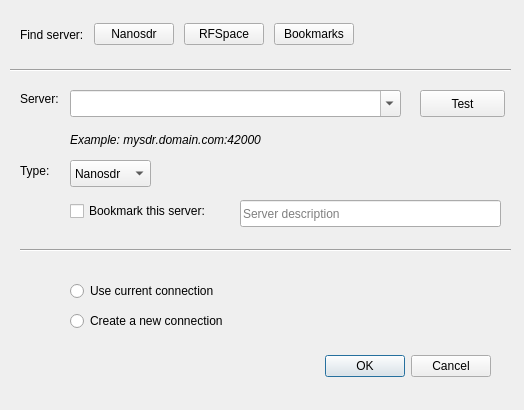
<?xml version="1.0" encoding="UTF-8"?>
<ui version="4.0">
 <class>ServerDialog</class>
 <widget class="QDialog" name="ServerDialog">
  <property name="geometry">
   <rect>
    <x>0</x>
    <y>0</y>
    <width>524</width>
    <height>410</height>
   </rect>
  </property>
  <property name="windowTitle">
   <string>Connect to server</string>
  </property>
  <widget class="QDialogButtonBox" name="buttonBox">
   <property name="geometry">
    <rect>
     <x>40</x>
     <y>350</y>
     <width>451</width>
     <height>32</height>
    </rect>
   </property>
   <property name="orientation">
    <enum>Qt::Horizontal</enum>
   </property>
   <property name="standardButtons">
    <set>QDialogButtonBox::Cancel|QDialogButtonBox::Ok</set>
   </property>
  </widget>
  <widget class="QLabel" name="label">
   <property name="geometry">
    <rect>
     <x>20</x>
     <y>90</y>
     <width>55</width>
     <height>17</height>
    </rect>
   </property>
   <property name="text">
    <string>Server:</string>
   </property>
  </widget>
  <widget class="QComboBox" name="serverAddrCombo">
   <property name="geometry">
    <rect>
     <x>70</x>
     <y>90</y>
     <width>331</width>
     <height>27</height>
    </rect>
   </property>
   <property name="toolTip">
    <string>&lt;html&gt;&lt;head/&gt;&lt;body&gt;&lt;p&gt;Enter server IP or host name and the port number, for example:&lt;/p&gt;&lt;p&gt;10.129.1.30:42000&lt;/p&gt;&lt;p&gt;mysdr.domain.com:42000&lt;/p&gt;&lt;/body&gt;&lt;/html&gt;</string>
   </property>
   <property name="statusTip">
    <string>Enter server hostname or IP and port number</string>
   </property>
   <property name="editable">
    <bool>true</bool>
   </property>
  </widget>
  <widget class="QLabel" name="label_2">
   <property name="geometry">
    <rect>
     <x>70</x>
     <y>130</y>
     <width>281</width>
     <height>20</height>
    </rect>
   </property>
   <property name="font">
    <font>
     <italic>true</italic>
    </font>
   </property>
   <property name="text">
    <string>Example: mysdr.domain.com:42000</string>
   </property>
   <property name="alignment">
    <set>Qt::AlignLeading|Qt::AlignLeft|Qt::AlignVCenter</set>
   </property>
  </widget>
  <widget class="QPushButton" name="testButton">
   <property name="geometry">
    <rect>
     <x>420</x>
     <y>90</y>
     <width>85</width>
     <height>27</height>
    </rect>
   </property>
   <property name="toolTip">
    <string>Test connection to server</string>
   </property>
   <property name="statusTip">
    <string>Test connection to server</string>
   </property>
   <property name="text">
    <string>Test</string>
   </property>
  </widget>
  <widget class="QLabel" name="label_3">
   <property name="geometry">
    <rect>
     <x>20</x>
     <y>160</y>
     <width>41</width>
     <height>21</height>
    </rect>
   </property>
   <property name="text">
    <string>Type:</string>
   </property>
  </widget>
  <widget class="QComboBox" name="serverTypeCombo">
   <property name="geometry">
    <rect>
     <x>70</x>
     <y>160</y>
     <width>81</width>
     <height>27</height>
    </rect>
   </property>
   <item>
    <property name="text">
     <string>Nanosdr</string>
    </property>
   </item>
   <item>
    <property name="text">
     <string>RFSpace</string>
    </property>
   </item>
  </widget>
  <widget class="Line" name="line">
   <property name="geometry">
    <rect>
     <x>10</x>
     <y>60</y>
     <width>501</width>
     <height>20</height>
    </rect>
   </property>
   <property name="orientation">
    <enum>Qt::Horizontal</enum>
   </property>
  </widget>
  <widget class="Line" name="line_2">
   <property name="geometry">
    <rect>
     <x>20</x>
     <y>240</y>
     <width>491</width>
     <height>20</height>
    </rect>
   </property>
   <property name="orientation">
    <enum>Qt::Horizontal</enum>
   </property>
  </widget>
  <widget class="QCheckBox" name="checkBox">
   <property name="geometry">
    <rect>
     <x>70</x>
     <y>200</y>
     <width>161</width>
     <height>22</height>
    </rect>
   </property>
   <property name="text">
    <string>Bookmark this server:</string>
   </property>
  </widget>
  <widget class="QRadioButton" name="radioButton">
   <property name="geometry">
    <rect>
     <x>70</x>
     <y>310</y>
     <width>211</width>
     <height>22</height>
    </rect>
   </property>
   <property name="text">
    <string>Create a new connection</string>
   </property>
  </widget>
  <widget class="QRadioButton" name="radioButton_2">
   <property name="geometry">
    <rect>
     <x>70</x>
     <y>280</y>
     <width>181</width>
     <height>22</height>
    </rect>
   </property>
   <property name="text">
    <string>Use current connection</string>
   </property>
  </widget>
  <widget class="QLineEdit" name="lineEdit">
   <property name="geometry">
    <rect>
     <x>240</x>
     <y>200</y>
     <width>261</width>
     <height>27</height>
    </rect>
   </property>
   <property name="maxLength">
    <number>64</number>
   </property>
   <property name="placeholderText">
    <string>Server description</string>
   </property>
  </widget>
  <widget class="QWidget" name="">
   <property name="geometry">
    <rect>
     <x>20</x>
     <y>20</y>
     <width>481</width>
     <height>29</height>
    </rect>
   </property>
   <layout class="QHBoxLayout" name="horizontalLayout">
    <property name="spacing">
     <number>10</number>
    </property>
    <item>
     <widget class="QLabel" name="label_4">
      <property name="text">
       <string>Find server:</string>
      </property>
     </widget>
    </item>
    <item>
     <widget class="QPushButton" name="nanosdrButton">
      <property name="toolTip">
       <string>Show public Nanosdr servers</string>
      </property>
      <property name="statusTip">
       <string>Show public Nanosdr servers</string>
      </property>
      <property name="text">
       <string>Nanosdr</string>
      </property>
     </widget>
    </item>
    <item>
     <widget class="QPushButton" name="rfspaceButton">
      <property name="toolTip">
       <string>Show public RFSpace servers</string>
      </property>
      <property name="statusTip">
       <string>Show public RFSpace servers</string>
      </property>
      <property name="text">
       <string>RFSpace</string>
      </property>
     </widget>
    </item>
    <item>
     <widget class="QPushButton" name="bookmarksButton">
      <property name="text">
       <string>Bookmarks</string>
      </property>
     </widget>
    </item>
    <item>
     <spacer name="horizontalSpacer">
      <property name="orientation">
       <enum>Qt::Horizontal</enum>
      </property>
      <property name="sizeHint" stdset="0">
       <size>
        <width>40</width>
        <height>20</height>
       </size>
      </property>
     </spacer>
    </item>
   </layout>
  </widget>
 </widget>
 <resources/>
 <connections>
  <connection>
   <sender>buttonBox</sender>
   <signal>accepted()</signal>
   <receiver>ServerDialog</receiver>
   <slot>accept()</slot>
   <hints>
    <hint type="sourcelabel">
     <x>248</x>
     <y>254</y>
    </hint>
    <hint type="destinationlabel">
     <x>157</x>
     <y>274</y>
    </hint>
   </hints>
  </connection>
  <connection>
   <sender>buttonBox</sender>
   <signal>rejected()</signal>
   <receiver>ServerDialog</receiver>
   <slot>reject()</slot>
   <hints>
    <hint type="sourcelabel">
     <x>316</x>
     <y>260</y>
    </hint>
    <hint type="destinationlabel">
     <x>286</x>
     <y>274</y>
    </hint>
   </hints>
  </connection>
 </connections>
</ui>
